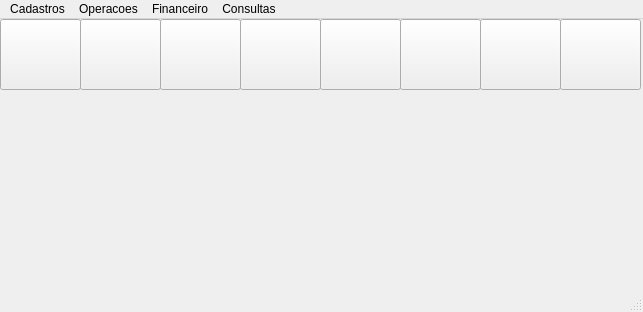
<?xml version="1.0" encoding="UTF-8"?>
<ui version="4.0">
 <class>MainWindow</class>
 <widget class="QMainWindow" name="MainWindow">
  <property name="geometry">
   <rect>
    <x>0</x>
    <y>0</y>
    <width>643</width>
    <height>312</height>
   </rect>
  </property>
  <property name="windowTitle">
   <string>MainWindow</string>
  </property>
  <widget class="QWidget" name="centralwidget">
   <widget class="QLabel" name="imgBackground">
    <property name="geometry">
     <rect>
      <x>-250</x>
      <y>70</y>
      <width>1131</width>
      <height>201</height>
     </rect>
    </property>
    <property name="minimumSize">
     <size>
      <width>1131</width>
      <height>201</height>
     </size>
    </property>
    <property name="maximumSize">
     <size>
      <width>1131</width>
      <height>201</height>
     </size>
    </property>
    <property name="styleSheet">
     <string notr="true">image: url(:/logo_empresa/icons/icon_erp.png)</string>
    </property>
    <property name="text">
     <string/>
    </property>
   </widget>
   <widget class="QPushButton" name="bt_cliente">
    <property name="geometry">
     <rect>
      <x>0</x>
      <y>0</y>
      <width>81</width>
      <height>71</height>
     </rect>
    </property>
    <property name="styleSheet">
     <string notr="true">image: url(:/icon_cliente/icons/cliente.png)</string>
    </property>
    <property name="text">
     <string/>
    </property>
   </widget>
   <widget class="QPushButton" name="bt_fornecedor">
    <property name="geometry">
     <rect>
      <x>80</x>
      <y>0</y>
      <width>81</width>
      <height>71</height>
     </rect>
    </property>
    <property name="styleSheet">
     <string notr="true">image: url(:/icon_fornecedor/icons/fornecedor.png)</string>
    </property>
    <property name="text">
     <string/>
    </property>
   </widget>
   <widget class="QPushButton" name="bt_produtos">
    <property name="geometry">
     <rect>
      <x>160</x>
      <y>0</y>
      <width>81</width>
      <height>71</height>
     </rect>
    </property>
    <property name="styleSheet">
     <string notr="true">image: url(:/icon_produtos/icons/produtos.png)</string>
    </property>
    <property name="text">
     <string/>
    </property>
   </widget>
   <widget class="QPushButton" name="bt_vendas">
    <property name="geometry">
     <rect>
      <x>240</x>
      <y>0</y>
      <width>81</width>
      <height>71</height>
     </rect>
    </property>
    <property name="styleSheet">
     <string notr="true">image:url(:/icon_venda/icons/venda.png)</string>
    </property>
    <property name="text">
     <string/>
    </property>
   </widget>
   <widget class="QPushButton" name="bt_pagar">
    <property name="geometry">
     <rect>
      <x>320</x>
      <y>0</y>
      <width>81</width>
      <height>71</height>
     </rect>
    </property>
    <property name="styleSheet">
     <string notr="true">image:url(:/icon_pagar/icons/contasPagar.png)</string>
    </property>
    <property name="text">
     <string/>
    </property>
   </widget>
   <widget class="QPushButton" name="bt_receber">
    <property name="geometry">
     <rect>
      <x>400</x>
      <y>0</y>
      <width>81</width>
      <height>71</height>
     </rect>
    </property>
    <property name="styleSheet">
     <string notr="true">image: url(:/icon_receber/icons/receber.png)</string>
    </property>
    <property name="text">
     <string/>
    </property>
   </widget>
   <widget class="QPushButton" name="bt_caixa">
    <property name="geometry">
     <rect>
      <x>480</x>
      <y>0</y>
      <width>81</width>
      <height>71</height>
     </rect>
    </property>
    <property name="styleSheet">
     <string notr="true">image: url(:/icon_caixa/icons/caixa.png)</string>
    </property>
    <property name="text">
     <string/>
    </property>
   </widget>
   <widget class="QPushButton" name="bt_sair">
    <property name="geometry">
     <rect>
      <x>560</x>
      <y>0</y>
      <width>81</width>
      <height>71</height>
     </rect>
    </property>
    <property name="styleSheet">
     <string notr="true">image: url(:/icon_sair/icons/sair.png)</string>
    </property>
    <property name="text">
     <string/>
    </property>
   </widget>
  </widget>
  <widget class="QMenuBar" name="menubar">
   <property name="geometry">
    <rect>
     <x>0</x>
     <y>0</y>
     <width>643</width>
     <height>21</height>
    </rect>
   </property>
   <widget class="QMenu" name="menuCadastros">
    <property name="title">
     <string>Cadastros</string>
    </property>
    <addaction name="separator"/>
    <addaction name="actionCliente"/>
    <addaction name="actionFornecedor"/>
    <addaction name="actionUsuarios"/>
   </widget>
   <widget class="QMenu" name="menuOperacoes">
    <property name="title">
     <string>Operacoes</string>
    </property>
    <widget class="QMenu" name="menuSa_da_de_Produtos">
     <property name="title">
      <string>Saída de Produtos</string>
     </property>
     <addaction name="actionVenda"/>
     <addaction name="actionConsumo"/>
    </widget>
    <widget class="QMenu" name="menuEstoque">
     <property name="title">
      <string>Estoque</string>
     </property>
     <addaction name="actionSaldo"/>
    </widget>
    <widget class="QMenu" name="menuCompras">
     <property name="title">
      <string>Compras</string>
     </property>
     <addaction name="actionCompras_2"/>
     <addaction name="actionPedido"/>
     <addaction name="actionCancelar"/>
    </widget>
    <addaction name="menuSa_da_de_Produtos"/>
    <addaction name="menuEstoque"/>
    <addaction name="menuCompras"/>
   </widget>
   <widget class="QMenu" name="menuFinanceiro">
    <property name="title">
     <string>Financeiro</string>
    </property>
    <addaction name="actionCaixa"/>
    <addaction name="actionContas_Bancos"/>
    <addaction name="actionContas_p_pagar"/>
    <addaction name="actionContas_pagas"/>
    <addaction name="actionContas_p_receber"/>
    <addaction name="actionContas_recebidas"/>
   </widget>
   <widget class="QMenu" name="menuConsultas">
    <property name="title">
     <string>Consultas</string>
    </property>
    <widget class="QMenu" name="menuVendas">
     <property name="title">
      <string>Vendas</string>
     </property>
     <addaction name="actionGeral"/>
     <addaction name="actionResumo"/>
    </widget>
    <widget class="QMenu" name="menuConsumos">
     <property name="title">
      <string>Consumos</string>
     </property>
     <addaction name="actionGeral_2"/>
     <addaction name="actionResumo_2"/>
    </widget>
    <addaction name="menuVendas"/>
    <addaction name="menuConsumos"/>
   </widget>
   <addaction name="menuCadastros"/>
   <addaction name="menuOperacoes"/>
   <addaction name="menuFinanceiro"/>
   <addaction name="menuConsultas"/>
  </widget>
  <widget class="QStatusBar" name="statusbar"/>
  <action name="actionCliente">
   <property name="text">
    <string>Cliente</string>
   </property>
  </action>
  <action name="actionFornecedor">
   <property name="text">
    <string>Fornecedor</string>
   </property>
  </action>
  <action name="actionUsuarios">
   <property name="text">
    <string>Usuarios</string>
   </property>
  </action>
  <action name="actionVenda">
   <property name="text">
    <string>Venda</string>
   </property>
  </action>
  <action name="actionConsumo">
   <property name="text">
    <string>Consumo</string>
   </property>
  </action>
  <action name="actionSaldo">
   <property name="text">
    <string>Saldo</string>
   </property>
  </action>
  <action name="actionCompras_2">
   <property name="text">
    <string>Comprar</string>
   </property>
  </action>
  <action name="actionPedido">
   <property name="text">
    <string>Pedido</string>
   </property>
  </action>
  <action name="actionCancelar">
   <property name="text">
    <string>Cancelar</string>
   </property>
  </action>
  <action name="actionCaixa">
   <property name="text">
    <string>Caixa</string>
   </property>
  </action>
  <action name="actionContas_Bancos">
   <property name="text">
    <string>Contas Bancos</string>
   </property>
  </action>
  <action name="actionContas_p_pagar">
   <property name="text">
    <string>Contas p/ pagar</string>
   </property>
  </action>
  <action name="actionContas_pagas">
   <property name="text">
    <string>Contas pagas</string>
   </property>
  </action>
  <action name="actionContas_p_receber">
   <property name="text">
    <string>Contas p/ receber</string>
   </property>
  </action>
  <action name="actionContas_recebidas">
   <property name="text">
    <string>Contas recebidas</string>
   </property>
  </action>
  <action name="actionGeral">
   <property name="text">
    <string>Geral</string>
   </property>
  </action>
  <action name="actionResumo">
   <property name="text">
    <string>Resumo</string>
   </property>
  </action>
  <action name="actionGeral_2">
   <property name="text">
    <string>Geral</string>
   </property>
  </action>
  <action name="actionResumo_2">
   <property name="text">
    <string>Resumo</string>
   </property>
  </action>
 </widget>
 <resources>
  <include location="logo_empresa.qrc"/>
  <include location="icon_sair.qrc"/>
  <include location="icon_caixa.qrc"/>
  <include location="icon_receber.qrc"/>
  <include location="icon_pagar.qrc"/>
  <include location="icon_vendas.qrc"/>
  <include location="icon_produtos.qrc"/>
  <include location="icon_fornecedor.qrc"/>
  <include location="icon_cliente.qrc"/>
 </resources>
 <connections/>
</ui>
